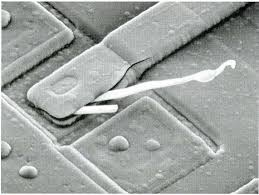
#> input picture test_images/frequency_selected_notch_filter.jpg, 259 x 195 px
$ python pdi_app.py
#> lines starting #> are read from the running program, lines starting #| are printed output that depends on the picture
#> the answer given: test_images/frequency_selected_notch_filter.jpg
import cv2
import numpy as np
import sys

def load_gray(path):
    img = cv2.imread(path, cv2.IMREAD_GRAYSCALE)
#> img: shape (195, 259); min 0, max 255, mean 161.9
    if img is None:
        sys.exit(f"Erro ao carregar {path}")
    return img


def show(img, title):
    cv2.imshow(title, img)
    cv2.waitKey(0)
    cv2.destroyAllWindows()


def add_images(img1):
    path = input("Caminho da segunda imagem: ")
    img2 = load_gray(path)
    img2 = cv2.resize(img2, (img1.shape[1], img1.shape[0]))
    return cv2.add(img1, img2)


def subtract_images(img1):
    path = input("Caminho da imagem a subtrair: ")
    img2 = load_gray(path)
    img2 = cv2.resize(img2, (img1.shape[1], img1.shape[0]))
    return cv2.subtract(img1, img2)


def shading_correction(img):
    path = input("Caminho da imagem de sombreamento: ")
    shade = load_gray(path)
    shade = cv2.resize(shade, (img.shape[1], img.shape[0])).astype(np.float32)/255
    shade[shade==0] = 1e-6
    corrected = img.astype(np.float32)/shade
    return cv2.normalize(corrected, None, 0, 255, cv2.NORM_MINMAX).astype(np.uint8)


def negative(img):
    return 255 - img


def contrast_stretch(img):
    return cv2.normalize(img, None, 0, 255, cv2.NORM_MINMAX)


def bit_plane_slicing(img):
    planes = []
    for i in range(8):
        plane = ((img >> i) & 1) * 255
        planes.append(plane.astype(np.uint8))
    grid = np.zeros((2*plane.shape[0], 4*plane.shape[1]), np.uint8)
    for idx, p in enumerate(planes):
        r, c = divmod(idx, 4)
        h, w = plane.shape
        grid[r*h:(r+1)*h, c*w:(c+1)*w] = p
    return grid


def histogram_equalization(img):
    return cv2.equalizeHist(img)


def main():
    path = input("Caminho da imagem: ")
    img = load_gray(path)
    while True:
        print("\nMenu:")
        print("1. Adição")
        print("2. Subtração")
        print("3. Correção de Sombreamento")
        print("4. Negativo")
        print("5. Alongamento de Contraste")
        print("6. Fatiamento de Planos de Bits")
        print("7. Equalização de Histograma")
        print("0. Sair")
        choice = input("Escolha: ")
        if choice == '0':
            break
        ops = {
            '1': add_images,
            '2': subtract_images,
            '3': shading_correction,
            '4': negative,
            '5': contrast_stretch,
            '6': bit_plane_slicing,
            '7': histogram_equalization
        }
        if choice in ops:
            result = ops[choice](img)
            show(result, "Resultado")
        else:
            print("Opção inválida")
#> this loop made 3 passes; the answer given on pass 1: 1
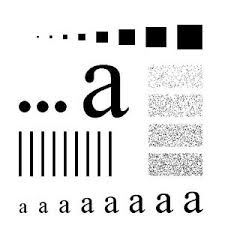
#> input picture test_images/high_pass_and_low_pass_filters.jpg, 225 x 225 px
#> pass 1, in add_images, `img2 = cv2.resize(img2, (img1.shape[1], img1.shape[0]))`:
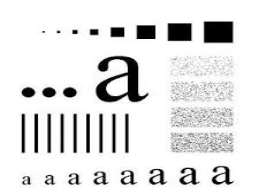
#> img2: shape (195, 259); min 0, max 255, mean 226.9
#> pass 1, in main, `result = ops[choice](img)`:
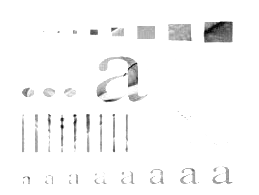
#> result: shape (195, 259); min 1, max 255, mean 248.3

if __name__ == '__main__':
#> (the run stopped early here; a loop or call above may not have finished)
